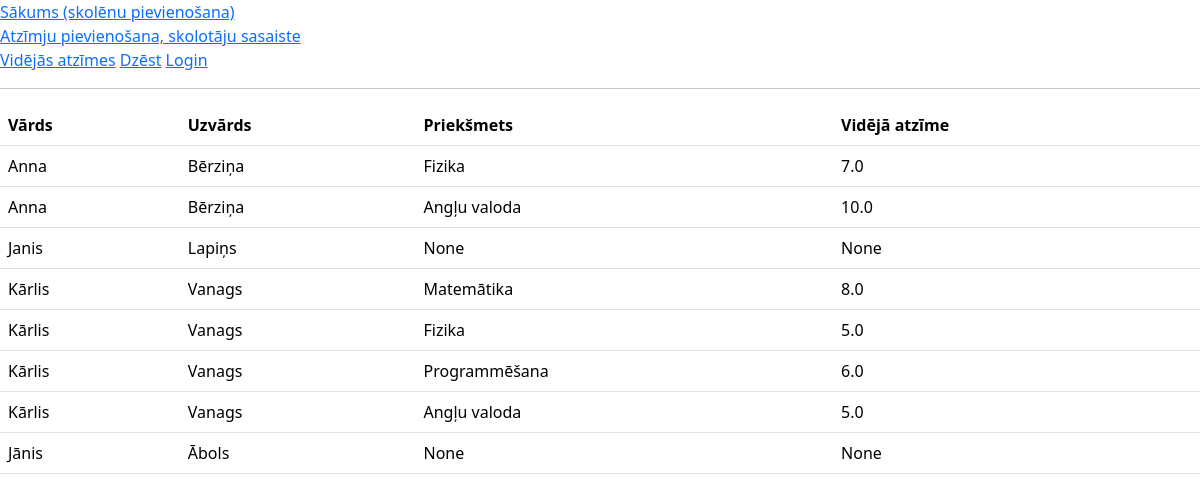
Screenshot of /atzimes with the database file from the repository.
### tables this page shows
CREATE TABLE skoleni(
        id INTEGER PRIMARY KEY AUTOINCREMENT,
        vards TEXT NOT NULL,
        uzvards TEXT NOT NULL
        );

CREATE TABLE prieksmeti(
        id INTEGER PRIMARY KEY AUTOINCREMENT,
        nosaukums TEXT NOT NULL
        );

### main.py (the view)
@app.route("/atzimes")
def atzimes():
    dati = iegut_videjas_atzimes()
    return render_template("atzimes.html", dati = dati)

### dati.py (called while the page is built)
def iegut_videjas_atzimes():
    cur = conn.cursor()
    cur.execute(
        """SELECT skoleni.vards, skoleni.uzvards, prieksmeti.nosaukums, AVG(atzimes.atzime), prieksmeti.id, skoleni.id
        FROM (skoleni LEFT JOIN atzimes ON skoleni.id = atzimes.skolena_id)
            LEFT JOIN prieksmeti ON prieksmeti.id = atzimes.prieksmeta_id
        GROUP BY prieksmeti.id, skoleni.id
        ORDER BY skoleni.uzvards ASC
        """
    )
    conn.commit()
    dati = cur.fetchall()
    return dati

### templates/atzimes.html
{% extends "index.html"%}
{%block saturs%}
<table class="table">
    <tr>
        <th>Vārds</th>
        <th>Uzvārds</th>
        <th>Priekšmets</th>
        <th>Vidējā atzīme</th>
    </tr>
    {% for viens in dati %}
    <tr>
    <td>{{viens[0]}}</td>
    <td>{{viens[1]}}</td>
    <td>{{viens[2]}}</td>
    <td>{{viens[3]}}</td>
    </tr>
    {% endfor %}
</table>
{%endblock%}

### rows the page displays
skoleni: vards "Anna", uzvards "Bērziņa", nosaukums "Fizika", viens "7.0", nosaukums "Angļu valoda", viens "10.0"
skoleni: vards "Janis", uzvards "Lapiņs", viens "None"
skoleni: vards "Kārlis", uzvards "Vanags", nosaukums "Matemātika", viens "8.0", nosaukums "Fizika", viens "5.0", nosaukums "Programmēšana", viens "6.0", nosaukums "Angļu valoda"
skoleni: vards "Jānis", uzvards "Ābols", viens "None"
